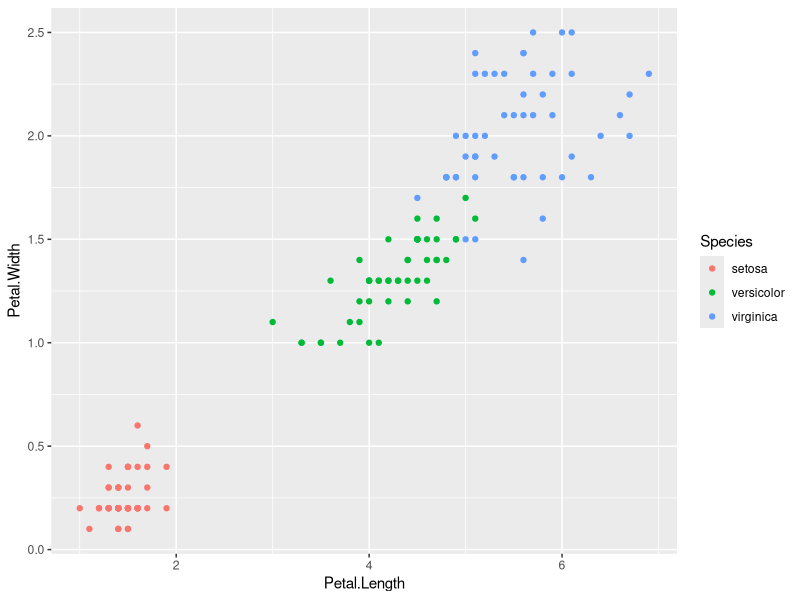
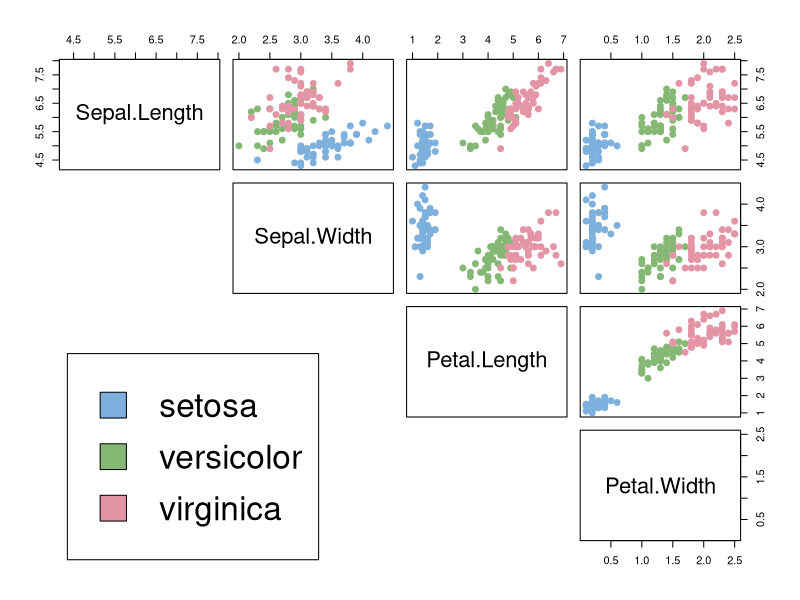
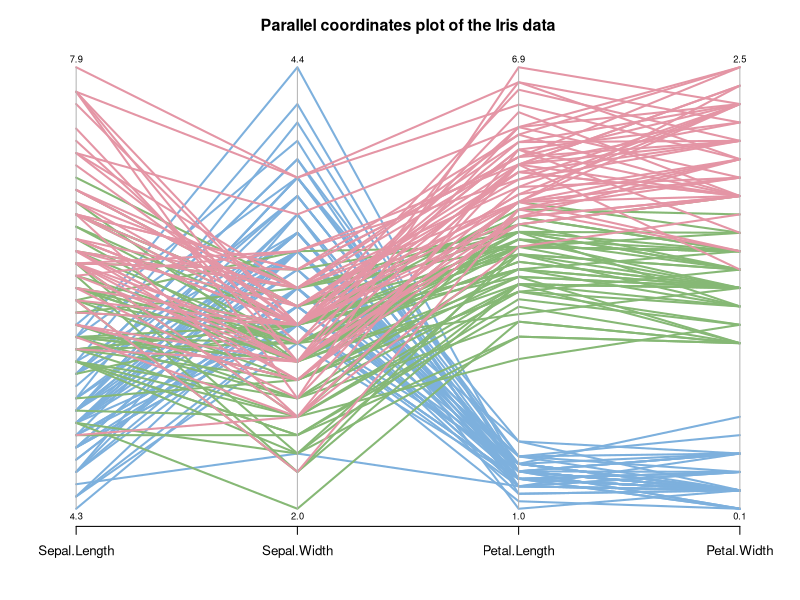
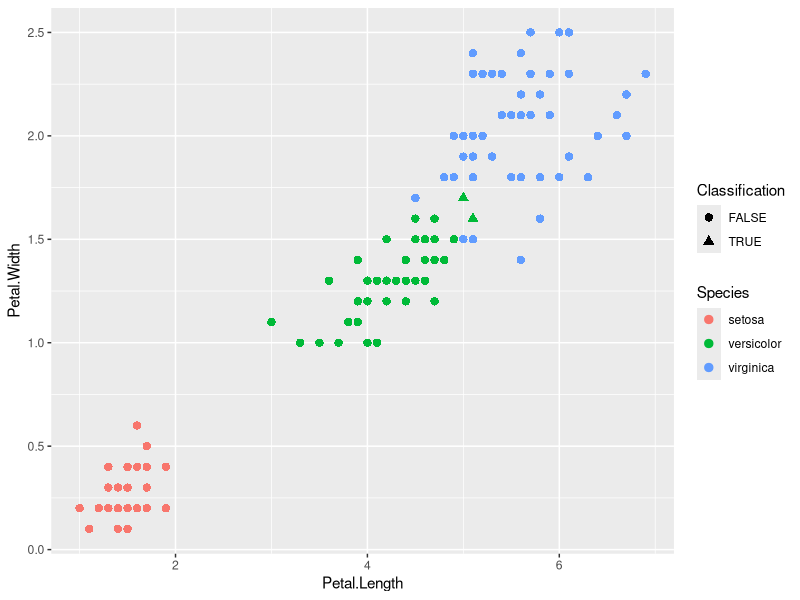
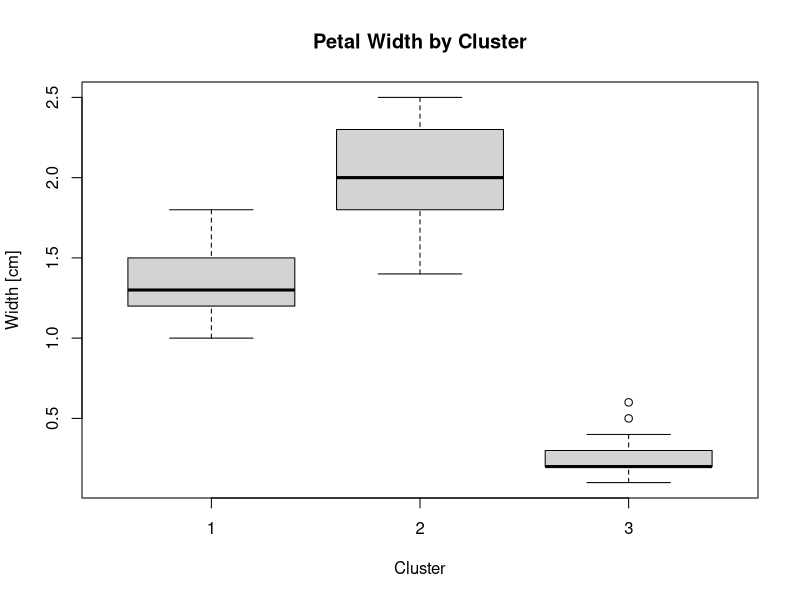
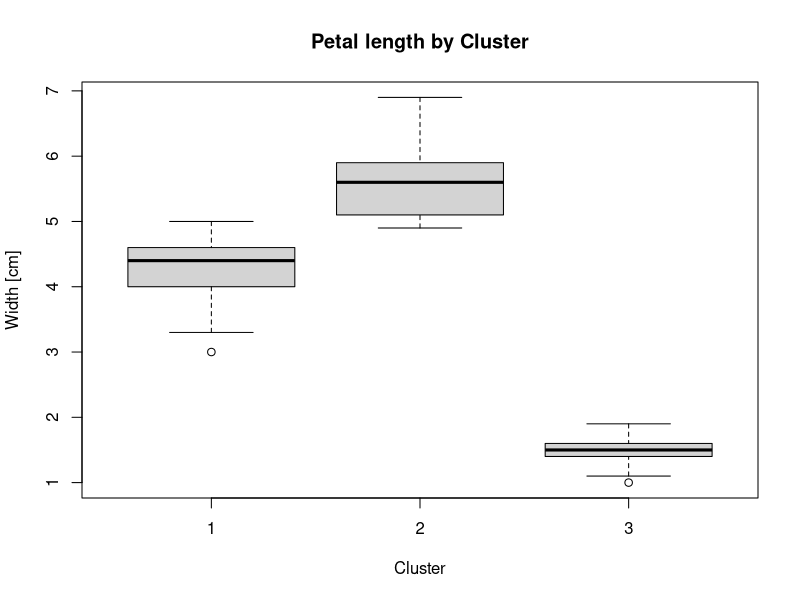

The R script that drew these images, in order:
#######################################
#
# kmeans clustering
#
# Author: Luis B. Rei                
# Created: 26/12/2017                 
#                                     
#######################################

# Clear workspace
rm(list=ls())
graphics.off()

library(ggplot2)
library(colorspace)


# Load simple dataset
data(iris)
iris2 <- iris[,-5]
species_labels <- iris[,5]
species_col <- rev(rainbow_hcl(3))[as.numeric(species_labels)]


#######################
# SPLOM
#######################
dev.new()
dev.new()
ggplot(iris, aes(Petal.Length, Petal.Width, color = Species)) + geom_point()

pairs(iris2, col = species_col,
      lower.panel = NULL,
      cex.labels=2, pch=19, cex = 1.2)

# Add a legend
par(xpd = TRUE)
legend(x = 0.05, y = 0.4, cex = 2,
       legend = as.character(levels(species_labels)),
       fill = unique(species_col))
par(xpd = NA)

#######################
# Parallel coordinates
#######################
dev.new()
par(las = 1, mar = c(4.5, 3, 3, 2) + 0.1, cex = .8)
MASS::parcoord(iris2, col = species_col, var.label = TRUE, lwd = 2)

# Add Title
title("Parallel coordinates plot of the Iris data")

par(xpd = TRUE)
legend(x = 1.75, y = -.25, cex = 1,
       legend = as.character(levels(species_labels)),
       fill = unique(species_col), horiz = TRUE)


#######################
# Cluster
#######################
set.seed(20)
irisCluster <- kmeans(iris[, 3:4], 3, nstart = 10)
irisCluster

#########################
# Pseudo-confusion matrix
#########################
table(irisCluster$cluster, iris$Species)

# See missclassification errors
not.error <- unclass(iris$Species) == irisCluster$cluster
Classification <- not.error

#See errors
dev.new()
ggplot(iris, aes(Petal.Length, Petal.Width, color = Species)) +
    geom_point(size = 2.5, alpha = 1, aes(shape = Classification))

dev.new()
boxplot(iris2[,4] ~ irisCluster$cluster,
        xlab="Cluster", ylab='Width [cm]',
        main='Petal Width by Cluster')
dev.new()
boxplot(iris2[,3] ~ irisCluster$cluster,
        xlab="Cluster", ylab='Width [cm]',
        main='Petal length by Cluster')
